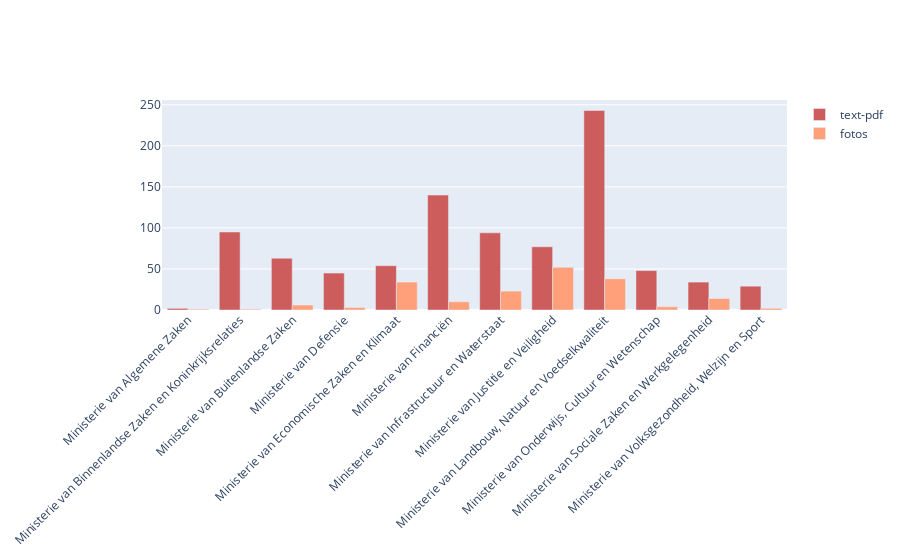

The code cell stored with this chart in its notebook:
### Code cell
import plotly.graph_objects as go

ver = result.verantwoordelijke.values

fig = go.Figure()
fig.add_trace(go.Bar(
    x=ver,
    y=result2.pdf,
    name='text-pdf',
    marker_color='indianred'
))
fig.add_trace(go.Bar(
    x=ver,
    y=result2.image,
    name='fotos',
    marker_color='lightsalmon'
))

# Here we modify the tickangle of the xaxis, resulting in rotated labels.
fig.update_layout(barmode='group', xaxis_tickangle=-45)
fig.show()

### Figure 1 — Plotly figure (JSON) as saved in the notebook; plotly's stock layout.template omitted (floating-point values rounded to 4 significant figures)
{"data": [{"marker": {"color": "indianred"}, "name": "text-pdf", "type": "bar", "x": ["Ministerie van Algemene Zaken", "Ministerie van Binnenlandse Zaken en Koninkrijksrelaties", "Ministerie van Buitenlandse Zaken", "Ministerie van Defensie", "Ministerie van Economische Zaken en Klimaat", "Ministerie van Financiën", "Ministerie van Infrastructuur en Waterstaat", "Ministerie van Justitie en Veiligheid", "Ministerie van Landbouw, Natuur en Voedselkwaliteit", "Ministerie van Onderwijs, Cultuur en Wetenschap", "Ministerie van Sociale Zaken en Werkgelegenheid", "Ministerie van Volksgezondheid, Welzijn en Sport", "Ministerie van Algemene Zaken", "Ministerie van Binnenlandse Zaken en Koninkrijksrelaties", "Ministerie van Buitenlandse Zaken", "Ministerie van Defensie", "Ministerie van Economische Zaken en Klimaat", "Ministerie van Financiën", "Ministerie van Infrastructuur en Waterstaat", "Ministerie van Justitie en Veiligheid", "Ministerie van Landbouw, Natuur en Voedselkwaliteit", "Ministerie van Onderwijs, Cultuur en Wetenschap", "Ministerie van Sociale Zaken en Werkgelegenheid", "Ministerie van Volksgezondheid, Welzijn en Sport", "Ministerie van Algemene Zaken", "Ministerie van Binnenlandse Zaken en Koninkrijksrelaties", "Ministerie van Buitenlandse Zaken", "Ministerie van Defensie", "Ministerie van Economische Zaken en Klimaat", "Ministerie van Financiën", "Ministerie van Infrastructuur en Waterstaat", "Ministerie van Justitie en Veiligheid", "Ministerie van Landbouw, Natuur en Voedselkwaliteit", "Ministerie van Onderwijs, Cultuur en Wetenschap", "Ministerie van Sociale Zaken en Werkgelegenheid", "Ministerie van Volksgezondheid, Welzijn en Sport", "Ministerie van Algemene Zaken", "Ministerie van Binnenlandse Zaken en Koninkrijksrelaties", "Ministerie van Buitenlandse Zaken", "Ministerie van Defensie", "Ministerie van Economische Zaken en Klimaat", "Ministerie van Financiën", "Ministerie van Infrastructuur en Waterstaat", "Ministerie van Justitie en Veiligheid", "Ministerie van Landbouw, Natuur en Voedselkwaliteit", "Ministerie van Onderwijs, Cultuur en Wetenschap", "Ministerie van Sociale Zaken en Werkgelegenheid", "Ministerie van Volksgezondheid, Welzijn en Sport", "Ministerie van Algemene Zaken", "Ministerie van Binnenlandse Zaken en Koninkrijksrelaties", "Ministerie van Buitenlandse Zaken", "Ministerie van Defensie", "Ministerie van Economische Zaken en Klimaat", "Ministerie van Financiën", "Ministerie van Infrastructuur en Waterstaat", "Ministerie van Justitie en Veiligheid", "Ministerie van Landbouw, Natuur en Voedselkwaliteit", "Ministerie van Onderwijs, Cultuur en Wetenschap", "Ministerie van Sociale Zaken en Werkgelegenheid", "Ministerie van Volksgezondheid, Welzijn en Sport"], "y": [2, 95, 63, 45, 54, 140, 94, 77, 243, 48, 34, 29]}, {"marker": {"color": "lightsalmon"}, "name": "fotos", "type": "bar", "x": ["Ministerie van Algemene Zaken", "Ministerie van Binnenlandse Zaken en Koninkrijksrelaties", "Ministerie van Buitenlandse Zaken", "Ministerie van Defensie", "Ministerie van Economische Zaken en Klimaat", "Ministerie van Financiën", "Ministerie van Infrastructuur en Waterstaat", "Ministerie van Justitie en Veiligheid", "Ministerie van Landbouw, Natuur en Voedselkwaliteit", "Ministerie van Onderwijs, Cultuur en Wetenschap", "Ministerie van Sociale Zaken en Werkgelegenheid", "Ministerie van Volksgezondheid, Welzijn en Sport", "Ministerie van Algemene Zaken", "Ministerie van Binnenlandse Zaken en Koninkrijksrelaties", "Ministerie van Buitenlandse Zaken", "Ministerie van Defensie", "Ministerie van Economische Zaken en Klimaat", "Ministerie van Financiën", "Ministerie van Infrastructuur en Waterstaat", "Ministerie van Justitie en Veiligheid", "Ministerie van Landbouw, Natuur en Voedselkwaliteit", "Ministerie van Onderwijs, Cultuur en Wetenschap", "Ministerie van Sociale Zaken en Werkgelegenheid", "Ministerie van Volksgezondheid, Welzijn en Sport", "Ministerie van Algemene Zaken", "Ministerie van Binnenlandse Zaken en Koninkrijksrelaties", "Ministerie van Buitenlandse Zaken", "Ministerie van Defensie", "Ministerie van Economische Zaken en Klimaat", "Ministerie van Financiën", "Ministerie van Infrastructuur en Waterstaat", "Ministerie van Justitie en Veiligheid", "Ministerie van Landbouw, Natuur en Voedselkwaliteit", "Ministerie van Onderwijs, Cultuur en Wetenschap", "Ministerie van Sociale Zaken en Werkgelegenheid", "Ministerie van Volksgezondheid, Welzijn en Sport", "Ministerie van Algemene Zaken", "Ministerie van Binnenlandse Zaken en Koninkrijksrelaties", "Ministerie van Buitenlandse Zaken", "Ministerie van Defensie", "Ministerie van Economische Zaken en Klimaat", "Ministerie van Financiën", "Ministerie van Infrastructuur en Waterstaat", "Ministerie van Justitie en Veiligheid", "Ministerie van Landbouw, Natuur en Voedselkwaliteit", "Ministerie van Onderwijs, Cultuur en Wetenschap", "Ministerie van Sociale Zaken en Werkgelegenheid", "Ministerie van Volksgezondheid, Welzijn en Sport", "Ministerie van Algemene Zaken", "Ministerie van Binnenlandse Zaken en Koninkrijksrelaties", "Ministerie van Buitenlandse Zaken", "Ministerie van Defensie", "Ministerie van Economische Zaken en Klimaat", "Ministerie van Financiën", "Ministerie van Infrastructuur en Waterstaat", "Ministerie van Justitie en Veiligheid", "Ministerie van Landbouw, Natuur en Voedselkwaliteit", "Ministerie van Onderwijs, Cultuur en Wetenschap", "Ministerie van Sociale Zaken en Werkgelegenheid", "Ministerie van Volksgezondheid, Welzijn en Sport"], "y": [1, 1, 6, 3, 34, 10, 23, 52, 38, 4, 14, 2]}], "layout": {"barmode": "group", "xaxis": {"tickangle": -45}}}
